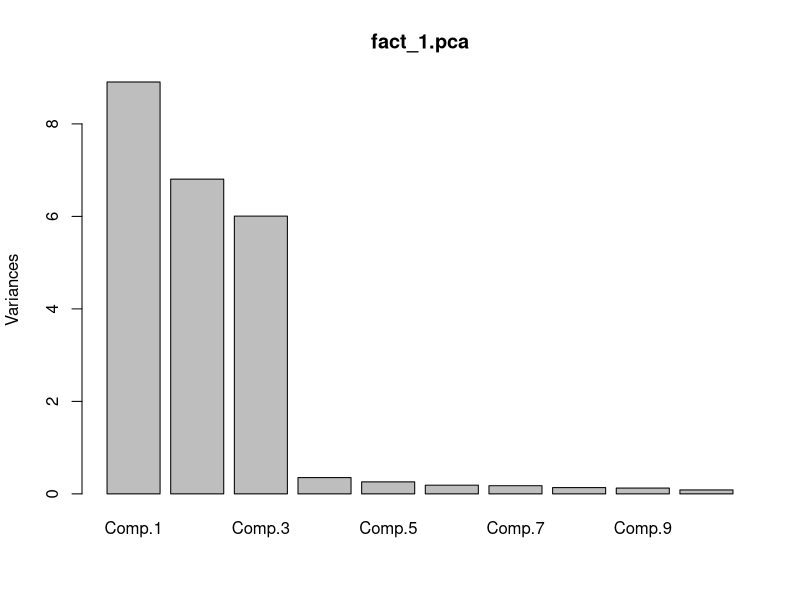

The R script that drew this image:
setwd("D:/Analytics/R/BA/Logit")
fact_1 <- read.csv("factor_2.csv")
head(fact_1)
fact_1.pca <- princomp(fact_1)
summary(fact_1.pca)
plot(fact_1.pca)
fact_2 <- factanal(fact_1, factors = 3, rotation = "varimax")
summary(fact_2)
fact_2
fact_3 <- factanal(fact_1,
                   factors = 3,
                   rotation = "varimax",
                   scores = "regression"
                   )
fact_3